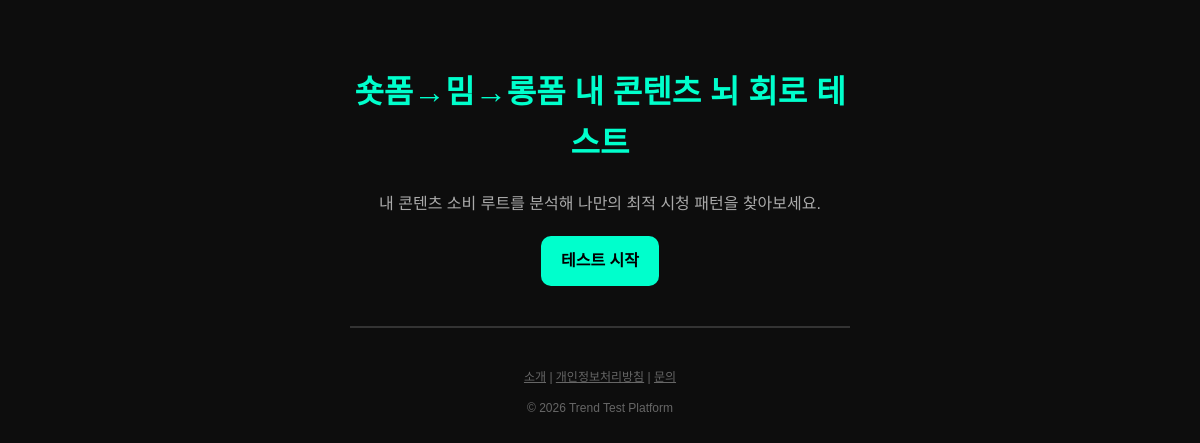
Screenshot of /t/liquid-content/ with the database file from the repository.
### quiz/models.py (models this page shows, shortened)
class Quiz(models.Model):
    title = models.CharField(max_length=200)
    slug = models.SlugField(unique=True)
    description = models.TextField()
    thumbnail = models.ImageField(upload_to="quiz_thumbs/")
    is_active = models.BooleanField(default=True)
    created_at = models.DateTimeField(auto_now_add=True)

### quiz/views.py (the view)
# urls.py: path("t/<slug:quiz_slug>/", views.quiz_intro, name="quiz_intro"),
def quiz_intro(request, quiz_slug):
    quiz = get_object_or_404(Quiz, slug=quiz_slug, is_active=True)
    request.session["total_score"] = 0
    request.session["user_answers"] = []
    return render(request, "quiz/quiz_intro.html", {"quiz": quiz})

### templates/quiz/quiz_intro.html
﻿{% extends "base.html" %}
{% block content %}
<div style="text-align: center;">
    <h1 style="color: var(--main-color);">{{ quiz.title }}</h1>
    <p style="color: #aaa; margin-bottom: 20px;">{{ quiz.description }}</p>
    <a href="{% url 'quiz:quiz_question' quiz.slug quiz.questions.first.id %}" style="display: inline-block; padding: 12px 20px; background: var(--main-color); color: #000; border-radius: 10px; text-decoration: none; font-weight: bold;">테스트 시작</a>
</div>
{% endblock %}

### templates/base.html (style rules this page uses)
:root { --main-color: #00ffcc; --neon-cyan: #00f3ff; --neon-pink: #ff00ff; --bg-dark: #0d0d0d; --card-bg: #1a1a1a; }
body { background: var(--bg-dark); color: #fff; font-family: 'Pretendard', sans-serif; margin: 0; line-height: 1.6; overflow-x: hidden; }

### rows the page displays
Quiz: title "숏폼→밈→롱폼 내 콘텐츠 뇌 회로 테스트", description "내 콘텐츠 소비 루트를 분석해 나만의 최적 시청 패턴을 찾아보세요."
